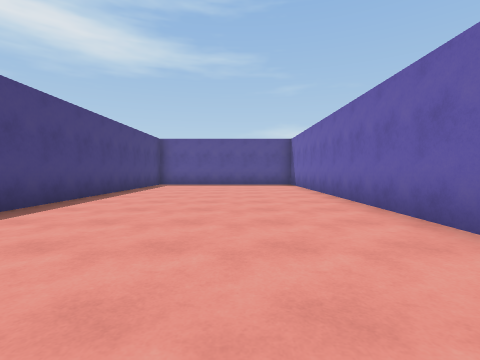
[1] (above)

17 first-person views from a walk through a Unity game level. The camera is 1.2 m above the floor, tilts 2° down and sees 85° across. The floor is counted in squares, 2 m on a side. Each view is taken from the middle of a square. On the plan, view 1 faces up. The plan holds only what a view shows up to about 9 squares ahead; the rest is blank. The place goes on beyond the plan. The player character is not drawn. Door leaves are left out, so doorways stand open.

[2]
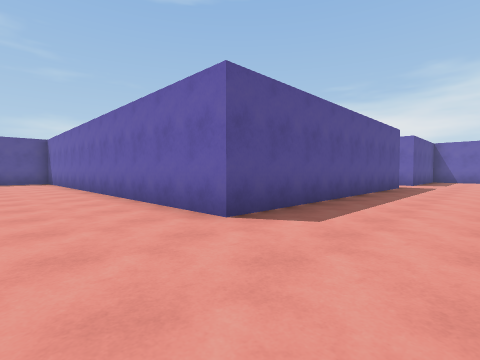

[3]
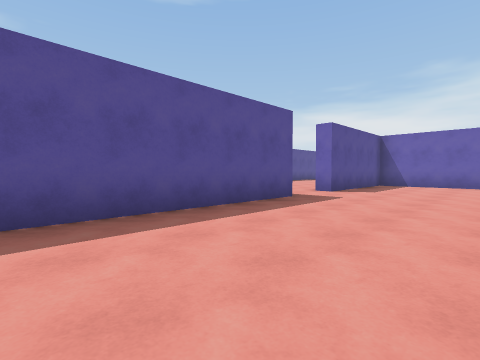

[4]
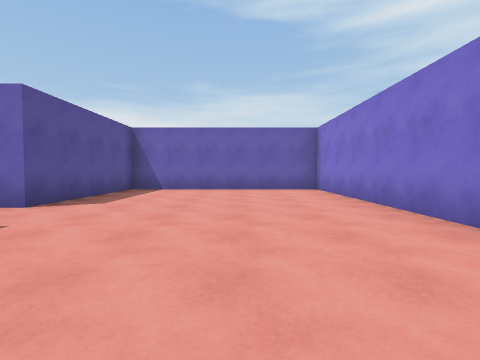

[5]
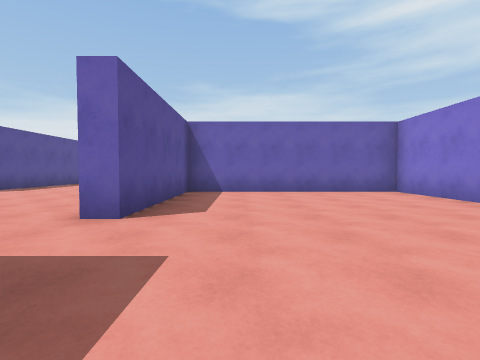

[6]
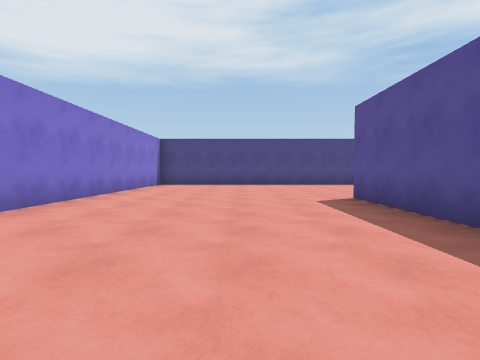

[7]
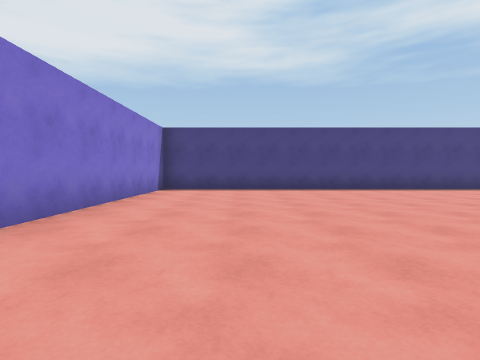

[8]
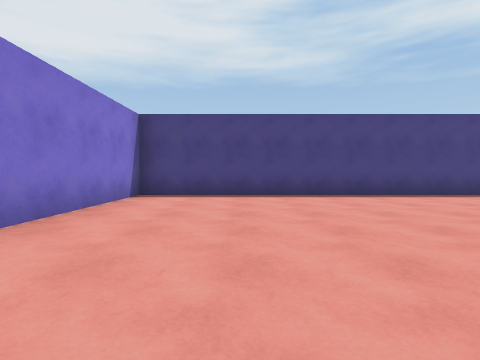

[9]
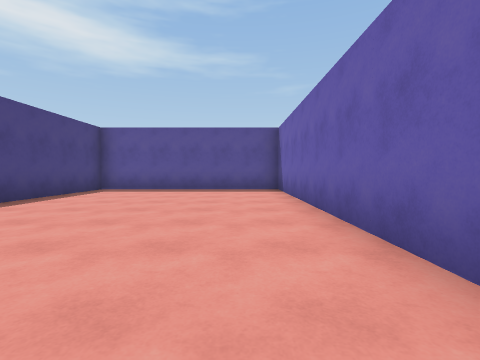

[10]
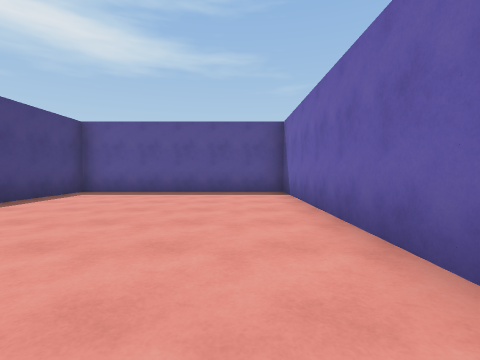

[11]
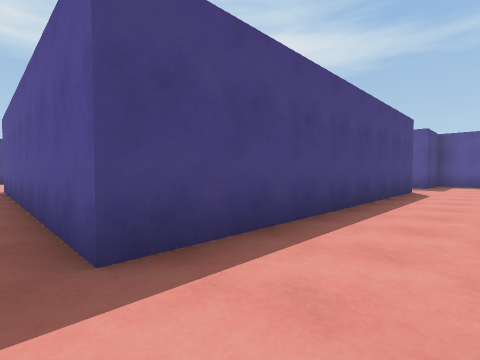

[12]
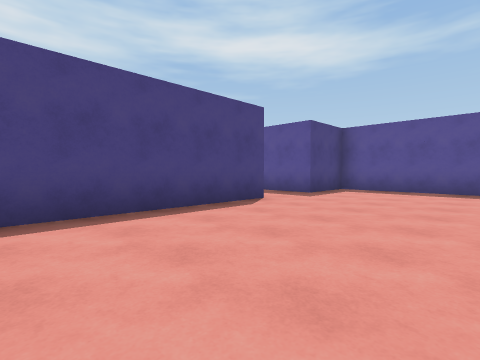

[13]
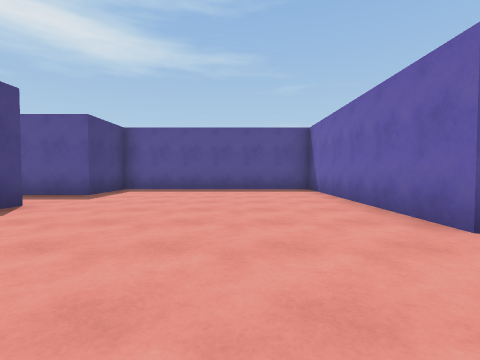

[14]
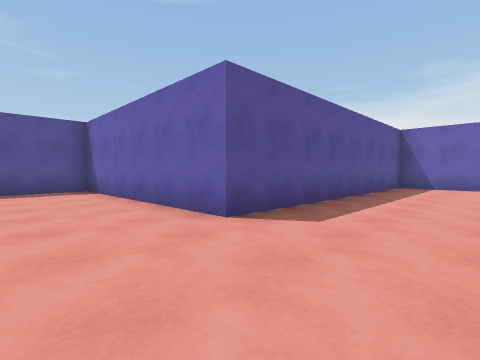

[15]
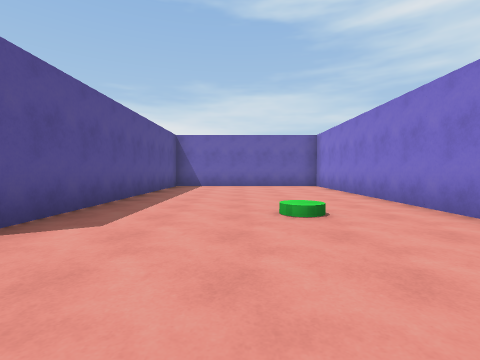

[16]
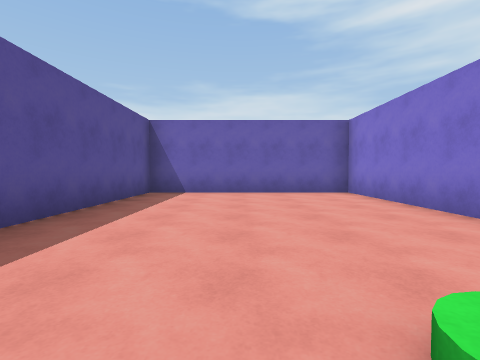

[17]
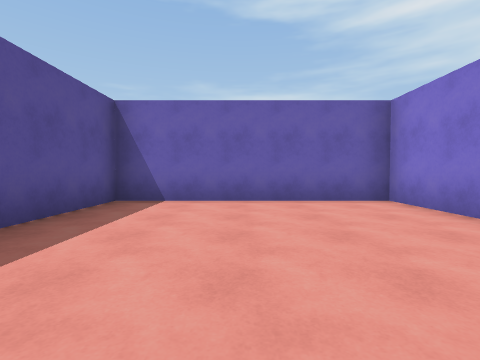

### Floor plan
Points are (right, up) in squares from view 1. A wall is a line through its corners. A room is listed if a view was taken in it or the views show most of it. See-through windows are left out.
Room 1 (views 1, 2, 3, 4, 5, 6, 7, 8, 9, 10, 11)
walls: (10.3, -0.5) (2.3, -0.5) (2.3, 11.5) (-3.5, 11.5) (-3.5, -6.5) (4.2, -6.5); (10.6, -6.5) (16.5, -6.5) (16.5, -0.5) (12.3, -0.5)
ways out: open door at (11.5, 0) to room 2
Room 2 (views 12, 13, 14, 15, 16, 17)
walls: (17.2, 0) (24.3, 0) (24.3, 5.5) (16.3, 5.5) (16.3, 11.5) (10.3, 11.5) (10.3, 9.5); (10.3, 7.5) (10.3, -0.5)
ways out: open door at (11.5, 0) to room 1; open door at (10, 8.5)
objects: green disc (18, 2)

Positions as (right, up) in squares from view 1, and headings:
1: (0, 0), facing up
2: (0, -3), facing up-right
3: (5, -4), facing up-right
4: (8, -4), facing right
5: (9, -2), facing right
6: (8, -3), facing left
7: (5, -4), facing left
8: (3, -4), facing left
9: (1, 3), facing up
10: (1, 4), facing up
11: (12, -1), facing up-left
12: (14, 3), facing up-left
13: (14, 3), facing up
14: (14, 3), facing up-right
15: (14, 3), facing right
16: (17, 3), facing right
17: (19, 3), facing right
